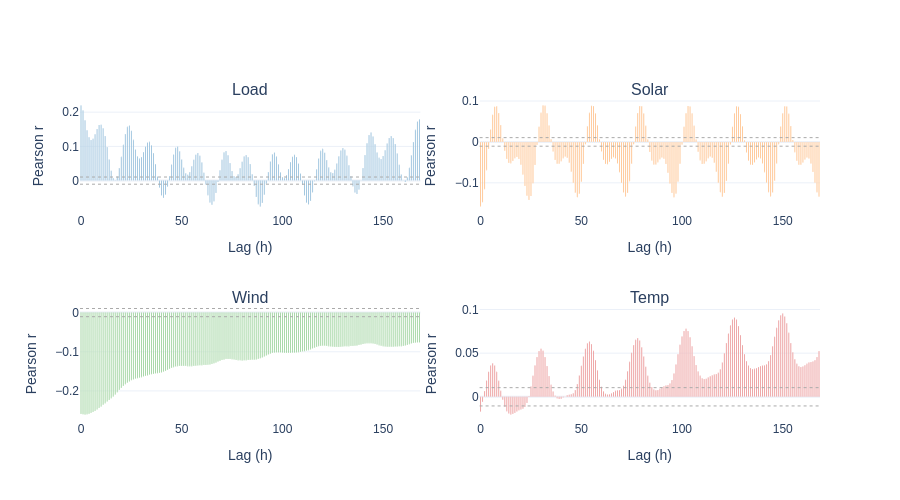

Source (notebook cell):
### Code cell
# 1.6 — Lagged cross-correlation: Price vs covariates (lags 0–48 h)
_TITLE_DAM_CCF = "DAM Price - Cross-Correlation with Covariates (7-day lag)"

MAX_LAG  = 168
COVARS   = ["Load", "Solar", "Wind", "Temp"]
COLORS   = [C_BLUE, C_ORANGE, C_GREEN, C_RED]
SIG_BAND = 1.96 / np.sqrt(len(dam))

lags = list(range(MAX_LAG + 1))
fig  = make_subplots(
    rows=2, cols=2, subplot_titles=COVARS,
    vertical_spacing=0.3, horizontal_spacing=0.08,
)

for idx, (cov, color) in enumerate(zip(COVARS, COLORS)):
    r, c = divmod(idx, 2)
    ccf  = [dam["Price"].corr(dam[cov].shift(lag)) for lag in lags]
    fig.add_trace(go.Bar(
        x=lags, y=ccf, marker_color=color, name=cov,
    ), row=r + 1, col=c + 1)
    for sign in [SIG_BAND, -SIG_BAND]:
        fig.add_hline(y=sign, line=dict(color="#aaa", dash="dot", width=1),
                      row=r + 1, col=c + 1)

fig.update_layout(
    template=TEMPLATE, font_family=FONT, showlegend=False,
    height=500,
)
fig['data'][0].width = 0.4
fig['data'][1].width = 0.4
fig['data'][2].width = 0.4
fig['data'][3].width = 0.4
fig.update_xaxes(title_text="Lag (h)")
fig.update_yaxes(title_text="Pearson r")
save(fig, "dam_ccf_covariates.png", title=_TITLE_DAM_CCF, h=520)
fig.show()

### Figure 1 — Plotly figure (JSON) as saved in the notebook; plotly's stock layout.template omitted (floating-point values rounded to 4 significant figures; data arrays with more than 128 entries replaced by an {"elided": "..."} marker saying what was removed)
{"data": [{"marker": {"color": "#1f77b4"}, "name": "Load", "type": "bar", "width": 0.4, "x": {"elided": "169 int values"}, "xaxis": "x", "y": {"elided": "169 float values"}, "yaxis": "y"}, {"marker": {"color": "#ff7f0e"}, "name": "Solar", "type": "bar", "width": 0.4, "x": {"elided": "169 int values"}, "xaxis": "x2", "y": {"elided": "169 float values"}, "yaxis": "y2"}, {"marker": {"color": "#2ca02c"}, "name": "Wind", "type": "bar", "width": 0.4, "x": {"elided": "169 int values"}, "xaxis": "x3", "y": {"elided": "169 float values"}, "yaxis": "y3"}, {"marker": {"color": "#d62728"}, "name": "Temp", "type": "bar", "width": 0.4, "x": {"elided": "169 int values"}, "xaxis": "x4", "y": {"elided": "169 float values"}, "yaxis": "y4"}], "layout": {"annotations": [{"font": {"size": 16}, "showarrow": false, "text": "Load", "x": 0.23, "xanchor": "center", "xref": "paper", "y": 1.0, "yanchor": "bottom", "yref": "paper"}, {"font": {"size": 16}, "showarrow": false, "text": "Solar", "x": 0.77, "xanchor": "center", "xref": "paper", "y": 1.0, "yanchor": "bottom", "yref": "paper"}, {"font": {"size": 16}, "showarrow": false, "text": "Wind", "x": 0.23, "xanchor": "center", "xref": "paper", "y": 0.35, "yanchor": "bottom", "yref": "paper"}, {"font": {"size": 16}, "showarrow": false, "text": "Temp", "x": 0.77, "xanchor": "center", "xref": "paper", "y": 0.35, "yanchor": "bottom", "yref": "paper"}], "font": {"family": "Arial"}, "height": 500, "shapes": [{"line": {"color": "#aaa", "dash": "dot", "width": 1}, "type": "line", "x0": 0, "x1": 1, "xref": "x domain", "y0": 0.01047, "y1": 0.01047, "yref": "y"}, {"line": {"color": "#aaa", "dash": "dot", "width": 1}, "type": "line", "x0": 0, "x1": 1, "xref": "x domain", "y0": -0.01047, "y1": -0.01047, "yref": "y"}, {"line": {"color": "#aaa", "dash": "dot", "width": 1}, "type": "line", "x0": 0, "x1": 1, "xref": "x2 domain", "y0": 0.01047, "y1": 0.01047, "yref": "y2"}, {"line": {"color": "#aaa", "dash": "dot", "width": 1}, "type": "line", "x0": 0, "x1": 1, "xref": "x2 domain", "y0": -0.01047, "y1": -0.01047, "yref": "y2"}, {"line": {"color": "#aaa", "dash": "dot", "width": 1}, "type": "line", "x0": 0, "x1": 1, "xref": "x3 domain", "y0": 0.01047, "y1": 0.01047, "yref": "y3"}, {"line": {"color": "#aaa", "dash": "dot", "width": 1}, "type": "line", "x0": 0, "x1": 1, "xref": "x3 domain", "y0": -0.01047, "y1": -0.01047, "yref": "y3"}, {"line": {"color": "#aaa", "dash": "dot", "width": 1}, "type": "line", "x0": 0, "x1": 1, "xref": "x4 domain", "y0": 0.01047, "y1": 0.01047, "yref": "y4"}, {"line": {"color": "#aaa", "dash": "dot", "width": 1}, "type": "line", "x0": 0, "x1": 1, "xref": "x4 domain", "y0": -0.01047, "y1": -0.01047, "yref": "y4"}], "showlegend": false, "xaxis": {"anchor": "y", "domain": [0, 0.46], "title": {"text": "Lag (h)"}}, "xaxis2": {"anchor": "y2", "domain": [0.54, 1], "title": {"text": "Lag (h)"}}, "xaxis3": {"anchor": "y3", "domain": [0, 0.46], "title": {"text": "Lag (h)"}}, "xaxis4": {"anchor": "y4", "domain": [0.54, 1], "title": {"text": "Lag (h)"}}, "yaxis": {"anchor": "x", "domain": [0.65, 1.0], "title": {"text": "Pearson r"}}, "yaxis2": {"anchor": "x2", "domain": [0.65, 1.0], "title": {"text": "Pearson r"}}, "yaxis3": {"anchor": "x3", "domain": [0, 0.35], "title": {"text": "Pearson r"}}, "yaxis4": {"anchor": "x4", "domain": [0, 0.35], "title": {"text": "Pearson r"}}}}
